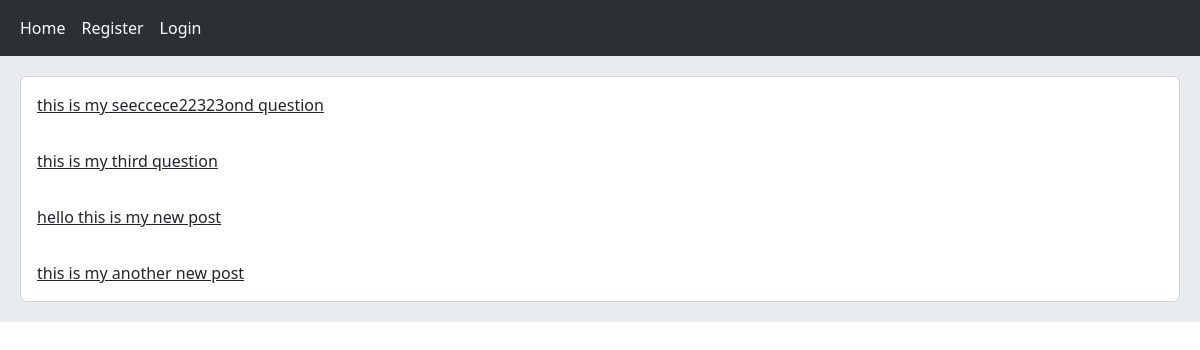
The page / on the database its author committed.
### home/models.py (models this page shows, shortened)
class Post(models.Model):
    user = models.ForeignKey(User , on_delete=models.CASCADE) #get the user from the User model
    body = models.CharField(max_length=200)
    slug = models.SlugField()
    created = models.DateTimeField(auto_now_add=True) #will be added with the date of the creation
    updated = models.DateTimeField(auto_now=True) #will be added on the date of the execution time (when user updates it )
    def get_absolute_url(self): #used when we want to use a link which is related to the data base
        return reverse("home:post_detail" , args=(self.id , self.slug)) #these two id and slugs are coming for url dynamic variable

### home/views.py (the view)
# urls.py: path("" , views.HomeView.as_view() , name='home'),
class HomeView(View):
    def get(self , request):
        posts = Post.objects.all()
        return render(request , 'home/index.html' , context={"posts" : posts})

### home/templates/home/index.html (shortened to what this page needs)
{% extends 'base.html' %}
{% block content %}
    <div class="card">
        {% for post in posts %}
            <a href="{{ post.get_absolute_url }}" class="card-body">{{post.body | truncatewords:8 }}</a>
        {% endfor %}
    </div>
{% endblock content %}

### rows shown on the page
Post: body "this is my seeccece22323ond question"
Post: body "this is my third question"
Post: body "hello this is my new post"
Post: body "this is my another new post"
